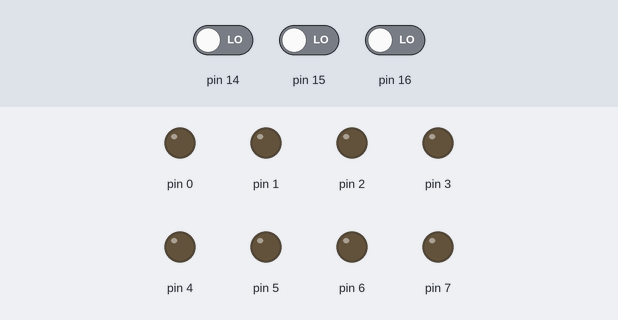
A sketch run on a simulated Arduino Uno, built with avr-gcc and run on an emulated ATmega328P. Shown: output pins drawn as LEDs (lit = HIGH). Dashed ring = blinking. Inputs (shaded band) come from the test bench; at power-on: pin 14 LOW, pin 15 LOW, pin 16 LOW.

Above: at 1.2 s.
1.3 s: pin 14 driven HIGH and pin 15 driven HIGH
At 1.45 s:
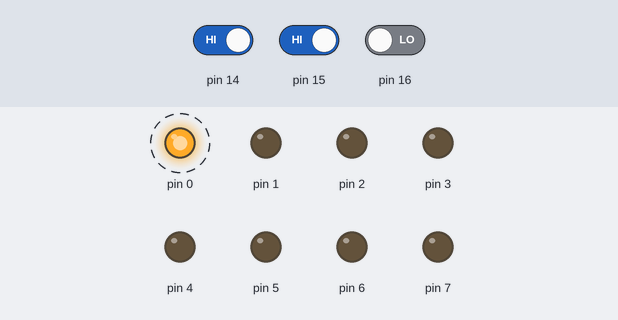
4.3 s: pin 14 driven LOW
At 4.3 s:
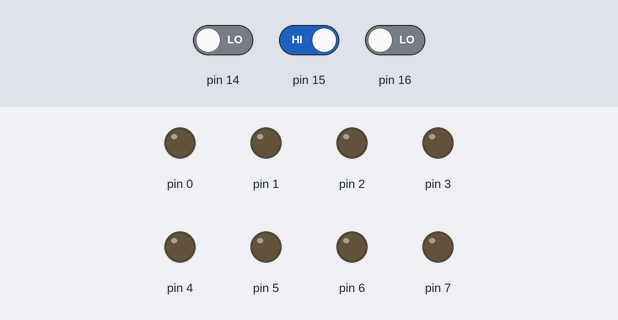
5.8 s: pin 16 driven HIGH
At 8.7 s:
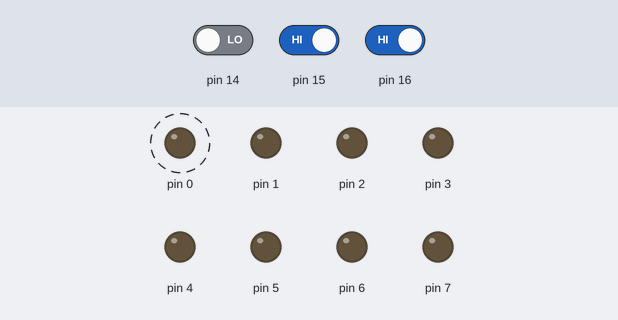
8.8 s: pin 16 driven LOW
At 9.7 s:
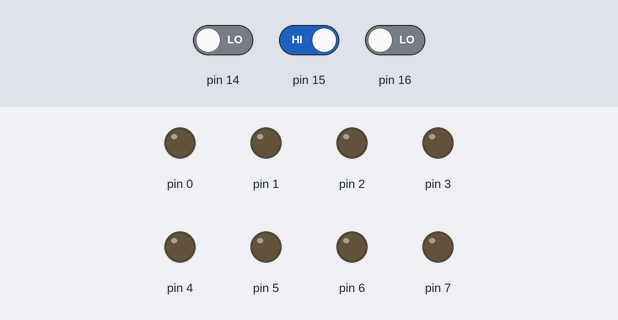
10.3 s: pin 14 driven HIGH
At 10.45 s:
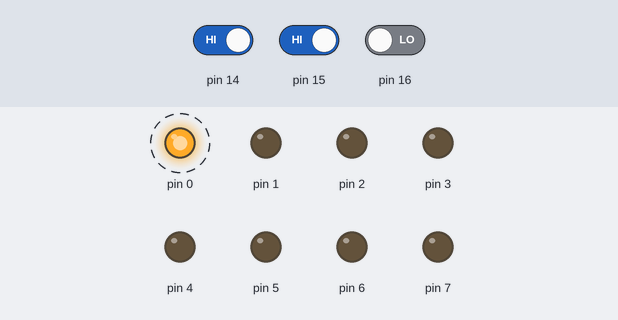
Timing chart, 0 to 14.3 s (numbered marks = the images above; inputs shaded):
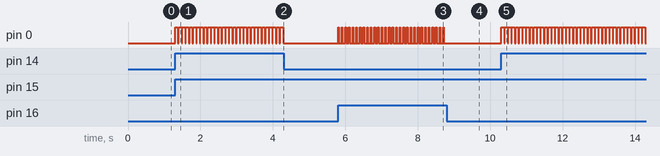

The sketch:

arduino_dc_motor_controller1.ino
```cpp
unsigned char pb;

void setup() {
	DDRC=0x00;// push buttons
	DDRD=0xFF; //DC Motor
}

void loop() {
  	PORTD=0x00;
	pb=PINC & 0x07;
 	if (pb == 0x03){//%80 DC
    	PORTD = 0x01;
      	delay(80);
      	PORTD = 0x00;
      	delay(20);
	}
	if (pb == 0x05){//%50 DC
    	PORTD = 0x01;
      	delay(50);
      	PORTD = 0x00;
      	delay(50);
	}
	if (pb == 0x06){//%20 DC
    	PORTD = 0x01;
      	delay(20);
      	PORTD = 0x00;
      	delay(80);
	}
}
```

Measured:
- after the input at 1.3 s, pin 0: alternates HIGH for 0.08 s and LOW for 0.02 s, starting at once
- after the input at 4.3 s, pin 0: stops changing and stays LOW
- after the input at 5.8 s, pin 0: alternates HIGH for 0.02 s and LOW for 0.08 s, starting at once
- after the input at 8.8 s, pin 0: stops changing and stays LOW
- after the input at 10.3 s, pin 0: alternates HIGH for 0.08 s and LOW for 0.02 s, starting at once
